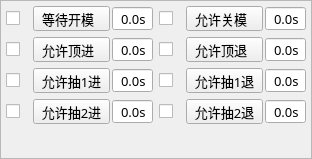
<?xml version="1.0" encoding="UTF-8"?>
<ui version="4.0">
 <class>FormBtnIMM</class>
 <widget class="QWidget" name="FormBtnIMM">
  <property name="geometry">
   <rect>
    <x>0</x>
    <y>0</y>
    <width>312</width>
    <height>159</height>
   </rect>
  </property>
  <property name="sizePolicy">
   <sizepolicy hsizetype="Preferred" vsizetype="Expanding">
    <horstretch>0</horstretch>
    <verstretch>0</verstretch>
   </sizepolicy>
  </property>
  <property name="minimumSize">
   <size>
    <width>312</width>
    <height>159</height>
   </size>
  </property>
  <property name="maximumSize">
   <size>
    <width>624</width>
    <height>318</height>
   </size>
  </property>
  <property name="sizeIncrement">
   <size>
    <width>0</width>
    <height>-1</height>
   </size>
  </property>
  <property name="font">
   <font>
    <family>微软雅黑</family>
    <pointsize>10</pointsize>
   </font>
  </property>
  <property name="windowTitle">
   <string notr="true">注塑机动作</string>
  </property>
  <layout class="QVBoxLayout" name="verticalLayoutForm">
   <property name="spacing">
    <number>0</number>
   </property>
   <property name="margin">
    <number>0</number>
   </property>
   <item>
    <widget class="QFrame" name="frameBtnImm">
     <property name="font">
      <font>
       <family>微软雅黑</family>
       <pointsize>10</pointsize>
      </font>
     </property>
     <property name="styleSheet">
      <string notr="true"/>
     </property>
     <property name="frameShape">
      <enum>QFrame::StyledPanel</enum>
     </property>
     <property name="frameShadow">
      <enum>QFrame::Sunken</enum>
     </property>
     <property name="IsMainArea" stdset="0">
      <bool>true</bool>
     </property>
     <layout class="QGridLayout" name="gridLayout">
      <property name="margin">
       <number>5</number>
      </property>
      <item row="0" column="0">
       <layout class="QHBoxLayout" name="horizontalLayout">
        <property name="spacing">
         <number>2</number>
        </property>
        <item>
         <widget class="QCheckBox" name="checkBoxEmo">
          <property name="minimumSize">
           <size>
            <width>25</width>
            <height>25</height>
           </size>
          </property>
          <property name="maximumSize">
           <size>
            <width>50</width>
            <height>50</height>
           </size>
          </property>
          <property name="font">
           <font>
            <family>微软雅黑</family>
            <pointsize>10</pointsize>
            <weight>50</weight>
            <bold>false</bold>
           </font>
          </property>
          <property name="layoutDirection">
           <enum>Qt::LeftToRight</enum>
          </property>
          <property name="text">
           <string/>
          </property>
          <property name="iconSize">
           <size>
            <width>32</width>
            <height>32</height>
           </size>
          </property>
         </widget>
        </item>
        <item>
         <widget class="xIndicatorButton" name="radioButton_emo">
          <property name="minimumSize">
           <size>
            <width>60</width>
            <height>25</height>
           </size>
          </property>
          <property name="maximumSize">
           <size>
            <width>16777215</width>
            <height>50</height>
           </size>
          </property>
          <property name="font">
           <font>
            <family>微软雅黑</family>
            <pointsize>10</pointsize>
            <weight>50</weight>
            <italic>false</italic>
            <bold>false</bold>
           </font>
          </property>
          <property name="text">
           <string>等待开模  </string>
          </property>
         </widget>
        </item>
        <item>
         <widget class="xDoubleSpinBox" name="BoxDelayEmo">
          <property name="minimumSize">
           <size>
            <width>40</width>
            <height>25</height>
           </size>
          </property>
          <property name="maximumSize">
           <size>
            <width>90</width>
            <height>50</height>
           </size>
          </property>
          <property name="font">
           <font>
            <family>微软雅黑</family>
            <pointsize>10</pointsize>
            <weight>50</weight>
            <italic>false</italic>
            <bold>false</bold>
           </font>
          </property>
          <property name="alignment">
           <set>Qt::AlignRight|Qt::AlignTrailing|Qt::AlignVCenter</set>
          </property>
          <property name="buttonSymbols">
           <enum>QAbstractSpinBox::NoButtons</enum>
          </property>
          <property name="suffix">
           <string>s</string>
          </property>
          <property name="decimals">
           <number>1</number>
          </property>
          <property name="maximum">
           <double>99.900000000000006</double>
          </property>
          <property name="singleStep">
           <double>0.100000000000000</double>
          </property>
         </widget>
        </item>
       </layout>
      </item>
      <item row="0" column="1">
       <layout class="QHBoxLayout" name="horizontalLayout_2">
        <property name="spacing">
         <number>2</number>
        </property>
        <item>
         <widget class="QCheckBox" name="checkBoxEmc">
          <property name="minimumSize">
           <size>
            <width>25</width>
            <height>25</height>
           </size>
          </property>
          <property name="maximumSize">
           <size>
            <width>50</width>
            <height>50</height>
           </size>
          </property>
          <property name="font">
           <font>
            <family>微软雅黑</family>
            <pointsize>10</pointsize>
            <weight>50</weight>
            <bold>false</bold>
           </font>
          </property>
          <property name="text">
           <string/>
          </property>
          <property name="iconSize">
           <size>
            <width>28</width>
            <height>28</height>
           </size>
          </property>
         </widget>
        </item>
        <item>
         <widget class="xIndicatorButton" name="radioButton_emc">
          <property name="minimumSize">
           <size>
            <width>60</width>
            <height>25</height>
           </size>
          </property>
          <property name="maximumSize">
           <size>
            <width>16777215</width>
            <height>50</height>
           </size>
          </property>
          <property name="font">
           <font>
            <family>微软雅黑</family>
            <pointsize>10</pointsize>
            <weight>50</weight>
            <italic>false</italic>
            <bold>false</bold>
           </font>
          </property>
          <property name="text">
           <string>允许关模  </string>
          </property>
         </widget>
        </item>
        <item>
         <widget class="xDoubleSpinBox" name="BoxDelayEmc">
          <property name="enabled">
           <bool>true</bool>
          </property>
          <property name="sizePolicy">
           <sizepolicy hsizetype="Fixed" vsizetype="Fixed">
            <horstretch>0</horstretch>
            <verstretch>0</verstretch>
           </sizepolicy>
          </property>
          <property name="minimumSize">
           <size>
            <width>40</width>
            <height>25</height>
           </size>
          </property>
          <property name="maximumSize">
           <size>
            <width>90</width>
            <height>50</height>
           </size>
          </property>
          <property name="font">
           <font>
            <family>微软雅黑</family>
            <pointsize>10</pointsize>
            <weight>50</weight>
            <italic>false</italic>
            <bold>false</bold>
           </font>
          </property>
          <property name="focusPolicy">
           <enum>Qt::ClickFocus</enum>
          </property>
          <property name="alignment">
           <set>Qt::AlignRight|Qt::AlignTrailing|Qt::AlignVCenter</set>
          </property>
          <property name="buttonSymbols">
           <enum>QAbstractSpinBox::NoButtons</enum>
          </property>
          <property name="specialValueText">
           <string notr="true"/>
          </property>
          <property name="keyboardTracking">
           <bool>false</bool>
          </property>
          <property name="suffix">
           <string notr="true">s</string>
          </property>
          <property name="decimals">
           <number>1</number>
          </property>
          <property name="maximum">
           <double>99.900000000000006</double>
          </property>
          <property name="singleStep">
           <double>0.100000000000000</double>
          </property>
          <property name="HasBtn" stdset="0">
           <bool>false</bool>
          </property>
         </widget>
        </item>
       </layout>
      </item>
      <item row="1" column="0">
       <layout class="QHBoxLayout" name="horizontalLayout_3">
        <property name="spacing">
         <number>2</number>
        </property>
        <item>
         <widget class="QCheckBox" name="checkBoxEef">
          <property name="minimumSize">
           <size>
            <width>25</width>
            <height>25</height>
           </size>
          </property>
          <property name="maximumSize">
           <size>
            <width>50</width>
            <height>50</height>
           </size>
          </property>
          <property name="font">
           <font>
            <family>微软雅黑</family>
            <pointsize>10</pointsize>
            <weight>50</weight>
            <bold>false</bold>
           </font>
          </property>
          <property name="text">
           <string/>
          </property>
          <property name="iconSize">
           <size>
            <width>28</width>
            <height>28</height>
           </size>
          </property>
         </widget>
        </item>
        <item>
         <widget class="xIndicatorButton" name="radioButton_eef">
          <property name="minimumSize">
           <size>
            <width>60</width>
            <height>25</height>
           </size>
          </property>
          <property name="maximumSize">
           <size>
            <width>16777215</width>
            <height>50</height>
           </size>
          </property>
          <property name="font">
           <font>
            <family>微软雅黑</family>
            <pointsize>10</pointsize>
            <weight>50</weight>
            <italic>false</italic>
            <bold>false</bold>
           </font>
          </property>
          <property name="text">
           <string>允许顶进  </string>
          </property>
          <property name="iconOn" stdset="0">
           <iconset resource="../xPad.qrc">
            <normaloff>:/img/widget/buttonOn.png</normaloff>:/img/widget/buttonOn.png</iconset>
          </property>
          <property name="iconOff" stdset="0">
           <iconset resource="../xPad.qrc">
            <normaloff>:/img/widget/buttonOff.png</normaloff>:/img/widget/buttonOff.png</iconset>
          </property>
         </widget>
        </item>
        <item>
         <widget class="xDoubleSpinBox" name="BoxDelayEef">
          <property name="enabled">
           <bool>true</bool>
          </property>
          <property name="sizePolicy">
           <sizepolicy hsizetype="Fixed" vsizetype="Fixed">
            <horstretch>0</horstretch>
            <verstretch>0</verstretch>
           </sizepolicy>
          </property>
          <property name="minimumSize">
           <size>
            <width>40</width>
            <height>25</height>
           </size>
          </property>
          <property name="maximumSize">
           <size>
            <width>90</width>
            <height>50</height>
           </size>
          </property>
          <property name="font">
           <font>
            <family>微软雅黑</family>
            <pointsize>10</pointsize>
            <weight>50</weight>
            <italic>false</italic>
            <bold>false</bold>
           </font>
          </property>
          <property name="focusPolicy">
           <enum>Qt::ClickFocus</enum>
          </property>
          <property name="alignment">
           <set>Qt::AlignRight|Qt::AlignTrailing|Qt::AlignVCenter</set>
          </property>
          <property name="buttonSymbols">
           <enum>QAbstractSpinBox::NoButtons</enum>
          </property>
          <property name="specialValueText">
           <string notr="true"/>
          </property>
          <property name="keyboardTracking">
           <bool>false</bool>
          </property>
          <property name="suffix">
           <string notr="true">s</string>
          </property>
          <property name="decimals">
           <number>1</number>
          </property>
          <property name="maximum">
           <double>99.900000000000006</double>
          </property>
          <property name="singleStep">
           <double>0.100000000000000</double>
          </property>
          <property name="HasBtn" stdset="0">
           <bool>false</bool>
          </property>
         </widget>
        </item>
       </layout>
      </item>
      <item row="1" column="1">
       <layout class="QHBoxLayout" name="horizontalLayout_4">
        <property name="spacing">
         <number>2</number>
        </property>
        <item>
         <widget class="QCheckBox" name="checkBoxEeb">
          <property name="minimumSize">
           <size>
            <width>25</width>
            <height>25</height>
           </size>
          </property>
          <property name="maximumSize">
           <size>
            <width>50</width>
            <height>50</height>
           </size>
          </property>
          <property name="font">
           <font>
            <family>微软雅黑</family>
            <pointsize>10</pointsize>
            <weight>50</weight>
            <bold>false</bold>
           </font>
          </property>
          <property name="text">
           <string/>
          </property>
          <property name="iconSize">
           <size>
            <width>28</width>
            <height>28</height>
           </size>
          </property>
         </widget>
        </item>
        <item>
         <widget class="xIndicatorButton" name="radioButton_eeb">
          <property name="minimumSize">
           <size>
            <width>60</width>
            <height>25</height>
           </size>
          </property>
          <property name="maximumSize">
           <size>
            <width>16777215</width>
            <height>50</height>
           </size>
          </property>
          <property name="font">
           <font>
            <family>微软雅黑</family>
            <pointsize>10</pointsize>
            <weight>50</weight>
            <italic>false</italic>
            <bold>false</bold>
           </font>
          </property>
          <property name="text">
           <string>允许顶退  </string>
          </property>
          <property name="iconOn" stdset="0">
           <iconset resource="../xPad.qrc">
            <normaloff>:/img/widget/buttonOn.png</normaloff>:/img/widget/buttonOn.png</iconset>
          </property>
          <property name="iconOff" stdset="0">
           <iconset resource="../xPad.qrc">
            <normaloff>:/img/widget/buttonOff.png</normaloff>:/img/widget/buttonOff.png</iconset>
          </property>
         </widget>
        </item>
        <item>
         <widget class="xDoubleSpinBox" name="BoxDelayEeb">
          <property name="enabled">
           <bool>true</bool>
          </property>
          <property name="sizePolicy">
           <sizepolicy hsizetype="Fixed" vsizetype="Fixed">
            <horstretch>0</horstretch>
            <verstretch>0</verstretch>
           </sizepolicy>
          </property>
          <property name="minimumSize">
           <size>
            <width>40</width>
            <height>25</height>
           </size>
          </property>
          <property name="maximumSize">
           <size>
            <width>90</width>
            <height>50</height>
           </size>
          </property>
          <property name="font">
           <font>
            <family>微软雅黑</family>
            <pointsize>10</pointsize>
            <weight>50</weight>
            <italic>false</italic>
            <bold>false</bold>
           </font>
          </property>
          <property name="focusPolicy">
           <enum>Qt::ClickFocus</enum>
          </property>
          <property name="alignment">
           <set>Qt::AlignRight|Qt::AlignTrailing|Qt::AlignVCenter</set>
          </property>
          <property name="buttonSymbols">
           <enum>QAbstractSpinBox::NoButtons</enum>
          </property>
          <property name="specialValueText">
           <string notr="true"/>
          </property>
          <property name="keyboardTracking">
           <bool>false</bool>
          </property>
          <property name="suffix">
           <string notr="true">s</string>
          </property>
          <property name="decimals">
           <number>1</number>
          </property>
          <property name="maximum">
           <double>99.900000000000006</double>
          </property>
          <property name="singleStep">
           <double>0.100000000000000</double>
          </property>
          <property name="HasBtn" stdset="0">
           <bool>false</bool>
          </property>
         </widget>
        </item>
       </layout>
      </item>
      <item row="2" column="0">
       <layout class="QHBoxLayout" name="horizontalLayout_5">
        <property name="spacing">
         <number>2</number>
        </property>
        <item>
         <widget class="QCheckBox" name="checkBoxC1p1">
          <property name="minimumSize">
           <size>
            <width>25</width>
            <height>25</height>
           </size>
          </property>
          <property name="maximumSize">
           <size>
            <width>50</width>
            <height>50</height>
           </size>
          </property>
          <property name="font">
           <font>
            <family>微软雅黑</family>
            <pointsize>10</pointsize>
            <weight>50</weight>
            <bold>false</bold>
           </font>
          </property>
          <property name="text">
           <string/>
          </property>
          <property name="iconSize">
           <size>
            <width>28</width>
            <height>28</height>
           </size>
          </property>
         </widget>
        </item>
        <item>
         <widget class="xIndicatorButton" name="radioButton_c1p1">
          <property name="minimumSize">
           <size>
            <width>60</width>
            <height>25</height>
           </size>
          </property>
          <property name="maximumSize">
           <size>
            <width>16777215</width>
            <height>50</height>
           </size>
          </property>
          <property name="font">
           <font>
            <family>微软雅黑</family>
            <pointsize>10</pointsize>
            <weight>50</weight>
            <italic>false</italic>
            <bold>false</bold>
           </font>
          </property>
          <property name="text">
           <string>允许抽1进</string>
          </property>
          <property name="iconOn" stdset="0">
           <iconset resource="../xPad.qrc">
            <normaloff>:/img/widget/buttonOn.png</normaloff>:/img/widget/buttonOn.png</iconset>
          </property>
          <property name="iconOff" stdset="0">
           <iconset resource="../xPad.qrc">
            <normaloff>:/img/widget/buttonOff.png</normaloff>:/img/widget/buttonOff.png</iconset>
          </property>
         </widget>
        </item>
        <item>
         <widget class="xDoubleSpinBox" name="BoxDelayC1p1">
          <property name="enabled">
           <bool>true</bool>
          </property>
          <property name="sizePolicy">
           <sizepolicy hsizetype="Fixed" vsizetype="Fixed">
            <horstretch>0</horstretch>
            <verstretch>0</verstretch>
           </sizepolicy>
          </property>
          <property name="minimumSize">
           <size>
            <width>40</width>
            <height>25</height>
           </size>
          </property>
          <property name="maximumSize">
           <size>
            <width>90</width>
            <height>50</height>
           </size>
          </property>
          <property name="font">
           <font>
            <family>微软雅黑</family>
            <pointsize>10</pointsize>
            <weight>50</weight>
            <italic>false</italic>
            <bold>false</bold>
           </font>
          </property>
          <property name="focusPolicy">
           <enum>Qt::ClickFocus</enum>
          </property>
          <property name="alignment">
           <set>Qt::AlignRight|Qt::AlignTrailing|Qt::AlignVCenter</set>
          </property>
          <property name="buttonSymbols">
           <enum>QAbstractSpinBox::NoButtons</enum>
          </property>
          <property name="specialValueText">
           <string notr="true"/>
          </property>
          <property name="keyboardTracking">
           <bool>false</bool>
          </property>
          <property name="suffix">
           <string notr="true">s</string>
          </property>
          <property name="decimals">
           <number>1</number>
          </property>
          <property name="maximum">
           <double>99.900000000000006</double>
          </property>
          <property name="singleStep">
           <double>0.100000000000000</double>
          </property>
          <property name="HasBtn" stdset="0">
           <bool>false</bool>
          </property>
         </widget>
        </item>
       </layout>
      </item>
      <item row="2" column="1">
       <layout class="QHBoxLayout" name="horizontalLayout_6">
        <property name="spacing">
         <number>2</number>
        </property>
        <item>
         <widget class="QCheckBox" name="checkBoxC1p2">
          <property name="minimumSize">
           <size>
            <width>25</width>
            <height>25</height>
           </size>
          </property>
          <property name="maximumSize">
           <size>
            <width>50</width>
            <height>50</height>
           </size>
          </property>
          <property name="font">
           <font>
            <family>微软雅黑</family>
            <pointsize>10</pointsize>
            <weight>50</weight>
            <bold>false</bold>
           </font>
          </property>
          <property name="text">
           <string/>
          </property>
          <property name="iconSize">
           <size>
            <width>28</width>
            <height>28</height>
           </size>
          </property>
         </widget>
        </item>
        <item>
         <widget class="xIndicatorButton" name="radioButton_c1p2">
          <property name="minimumSize">
           <size>
            <width>60</width>
            <height>25</height>
           </size>
          </property>
          <property name="maximumSize">
           <size>
            <width>16777215</width>
            <height>50</height>
           </size>
          </property>
          <property name="font">
           <font>
            <family>微软雅黑</family>
            <pointsize>10</pointsize>
            <weight>50</weight>
            <italic>false</italic>
            <bold>false</bold>
           </font>
          </property>
          <property name="text">
           <string>允许抽1退</string>
          </property>
          <property name="iconOn" stdset="0">
           <iconset resource="../xPad.qrc">
            <normaloff>:/img/widget/buttonOn.png</normaloff>:/img/widget/buttonOn.png</iconset>
          </property>
          <property name="iconOff" stdset="0">
           <iconset resource="../xPad.qrc">
            <normaloff>:/img/widget/buttonOff.png</normaloff>:/img/widget/buttonOff.png</iconset>
          </property>
         </widget>
        </item>
        <item>
         <widget class="xDoubleSpinBox" name="BoxDelayC1p2">
          <property name="enabled">
           <bool>true</bool>
          </property>
          <property name="sizePolicy">
           <sizepolicy hsizetype="Fixed" vsizetype="Fixed">
            <horstretch>0</horstretch>
            <verstretch>0</verstretch>
           </sizepolicy>
          </property>
          <property name="minimumSize">
           <size>
            <width>40</width>
            <height>25</height>
           </size>
          </property>
          <property name="maximumSize">
           <size>
            <width>90</width>
            <height>50</height>
           </size>
          </property>
          <property name="font">
           <font>
            <family>微软雅黑</family>
            <pointsize>10</pointsize>
            <weight>50</weight>
            <italic>false</italic>
            <bold>false</bold>
           </font>
          </property>
          <property name="focusPolicy">
           <enum>Qt::ClickFocus</enum>
          </property>
          <property name="alignment">
           <set>Qt::AlignRight|Qt::AlignTrailing|Qt::AlignVCenter</set>
          </property>
          <property name="buttonSymbols">
           <enum>QAbstractSpinBox::NoButtons</enum>
          </property>
          <property name="specialValueText">
           <string notr="true"/>
          </property>
          <property name="keyboardTracking">
           <bool>false</bool>
          </property>
          <property name="suffix">
           <string notr="true">s</string>
          </property>
          <property name="decimals">
           <number>1</number>
          </property>
          <property name="maximum">
           <double>99.900000000000006</double>
          </property>
          <property name="singleStep">
           <double>0.100000000000000</double>
          </property>
          <property name="HasBtn" stdset="0">
           <bool>false</bool>
          </property>
         </widget>
        </item>
       </layout>
      </item>
      <item row="3" column="0">
       <layout class="QHBoxLayout" name="horizontalLayout_7">
        <property name="spacing">
         <number>2</number>
        </property>
        <item>
         <widget class="QCheckBox" name="checkBoxC2p1">
          <property name="minimumSize">
           <size>
            <width>25</width>
            <height>25</height>
           </size>
          </property>
          <property name="maximumSize">
           <size>
            <width>50</width>
            <height>50</height>
           </size>
          </property>
          <property name="font">
           <font>
            <family>微软雅黑</family>
            <pointsize>10</pointsize>
            <weight>50</weight>
            <bold>false</bold>
           </font>
          </property>
          <property name="text">
           <string/>
          </property>
          <property name="iconSize">
           <size>
            <width>28</width>
            <height>28</height>
           </size>
          </property>
         </widget>
        </item>
        <item>
         <widget class="xIndicatorButton" name="radioButton_c2p1">
          <property name="minimumSize">
           <size>
            <width>60</width>
            <height>25</height>
           </size>
          </property>
          <property name="maximumSize">
           <size>
            <width>16777215</width>
            <height>50</height>
           </size>
          </property>
          <property name="font">
           <font>
            <family>微软雅黑</family>
            <pointsize>10</pointsize>
            <weight>50</weight>
            <italic>false</italic>
            <bold>false</bold>
           </font>
          </property>
          <property name="text">
           <string>允许抽2进</string>
          </property>
          <property name="iconOn" stdset="0">
           <iconset resource="../xPad.qrc">
            <normaloff>:/img/widget/buttonOn.png</normaloff>:/img/widget/buttonOn.png</iconset>
          </property>
          <property name="iconOff" stdset="0">
           <iconset resource="../xPad.qrc">
            <normaloff>:/img/widget/buttonOff.png</normaloff>:/img/widget/buttonOff.png</iconset>
          </property>
         </widget>
        </item>
        <item>
         <widget class="xDoubleSpinBox" name="BoxDelayC2p1">
          <property name="enabled">
           <bool>true</bool>
          </property>
          <property name="sizePolicy">
           <sizepolicy hsizetype="Fixed" vsizetype="Fixed">
            <horstretch>0</horstretch>
            <verstretch>0</verstretch>
           </sizepolicy>
          </property>
          <property name="minimumSize">
           <size>
            <width>40</width>
            <height>25</height>
           </size>
          </property>
          <property name="maximumSize">
           <size>
            <width>90</width>
            <height>50</height>
           </size>
          </property>
          <property name="font">
           <font>
            <family>微软雅黑</family>
            <pointsize>10</pointsize>
            <weight>50</weight>
            <italic>false</italic>
            <bold>false</bold>
           </font>
          </property>
          <property name="focusPolicy">
           <enum>Qt::ClickFocus</enum>
          </property>
          <property name="alignment">
           <set>Qt::AlignRight|Qt::AlignTrailing|Qt::AlignVCenter</set>
          </property>
          <property name="buttonSymbols">
           <enum>QAbstractSpinBox::NoButtons</enum>
          </property>
          <property name="specialValueText">
           <string notr="true"/>
          </property>
          <property name="keyboardTracking">
           <bool>false</bool>
          </property>
          <property name="suffix">
           <string notr="true">s</string>
          </property>
          <property name="decimals">
           <number>1</number>
          </property>
          <property name="maximum">
           <double>99.900000000000006</double>
          </property>
          <property name="singleStep">
           <double>0.100000000000000</double>
          </property>
          <property name="HasBtn" stdset="0">
           <bool>false</bool>
          </property>
         </widget>
        </item>
       </layout>
      </item>
      <item row="3" column="1">
       <layout class="QHBoxLayout" name="horizontalLayout_8">
        <property name="spacing">
         <number>2</number>
        </property>
        <item>
         <widget class="QCheckBox" name="checkBoxC2p2">
          <property name="minimumSize">
           <size>
            <width>25</width>
            <height>25</height>
           </size>
          </property>
          <property name="maximumSize">
           <size>
            <width>50</width>
            <height>50</height>
           </size>
          </property>
          <property name="font">
           <font>
            <family>微软雅黑</family>
            <pointsize>10</pointsize>
            <weight>50</weight>
            <bold>false</bold>
           </font>
          </property>
          <property name="text">
           <string/>
          </property>
          <property name="iconSize">
           <size>
            <width>28</width>
            <height>28</height>
           </size>
          </property>
         </widget>
        </item>
        <item>
         <widget class="xIndicatorButton" name="radioButton_c2p2">
          <property name="minimumSize">
           <size>
            <width>60</width>
            <height>25</height>
           </size>
          </property>
          <property name="maximumSize">
           <size>
            <width>16777215</width>
            <height>50</height>
           </size>
          </property>
          <property name="font">
           <font>
            <family>微软雅黑</family>
            <pointsize>10</pointsize>
            <weight>50</weight>
            <italic>false</italic>
            <bold>false</bold>
           </font>
          </property>
          <property name="text">
           <string>允许抽2退</string>
          </property>
          <property name="iconOn" stdset="0">
           <iconset resource="../xPad.qrc">
            <normaloff>:/img/widget/buttonOn.png</normaloff>:/img/widget/buttonOn.png</iconset>
          </property>
          <property name="iconOff" stdset="0">
           <iconset resource="../xPad.qrc">
            <normaloff>:/img/widget/buttonOff.png</normaloff>:/img/widget/buttonOff.png</iconset>
          </property>
         </widget>
        </item>
        <item>
         <widget class="xDoubleSpinBox" name="BoxDelayC2p2">
          <property name="enabled">
           <bool>true</bool>
          </property>
          <property name="sizePolicy">
           <sizepolicy hsizetype="Fixed" vsizetype="Fixed">
            <horstretch>0</horstretch>
            <verstretch>0</verstretch>
           </sizepolicy>
          </property>
          <property name="minimumSize">
           <size>
            <width>40</width>
            <height>25</height>
           </size>
          </property>
          <property name="maximumSize">
           <size>
            <width>90</width>
            <height>50</height>
           </size>
          </property>
          <property name="font">
           <font>
            <family>微软雅黑</family>
            <pointsize>10</pointsize>
            <weight>50</weight>
            <italic>false</italic>
            <bold>false</bold>
           </font>
          </property>
          <property name="focusPolicy">
           <enum>Qt::ClickFocus</enum>
          </property>
          <property name="alignment">
           <set>Qt::AlignRight|Qt::AlignTrailing|Qt::AlignVCenter</set>
          </property>
          <property name="buttonSymbols">
           <enum>QAbstractSpinBox::NoButtons</enum>
          </property>
          <property name="specialValueText">
           <string notr="true"/>
          </property>
          <property name="keyboardTracking">
           <bool>false</bool>
          </property>
          <property name="suffix">
           <string notr="true">s</string>
          </property>
          <property name="decimals">
           <number>1</number>
          </property>
          <property name="maximum">
           <double>99.900000000000006</double>
          </property>
          <property name="singleStep">
           <double>0.100000000000000</double>
          </property>
          <property name="HasBtn" stdset="0">
           <bool>false</bool>
          </property>
         </widget>
        </item>
       </layout>
      </item>
      <item row="4" column="0" colspan="2">
       <spacer name="verticalSpacer">
        <property name="orientation">
         <enum>Qt::Vertical</enum>
        </property>
        <property name="sizeHint" stdset="0">
         <size>
          <width>428</width>
          <height>78</height>
         </size>
        </property>
       </spacer>
      </item>
     </layout>
    </widget>
   </item>
  </layout>
 </widget>
 <customwidgets>
  <customwidget>
   <class>xDoubleSpinBox</class>
   <extends>QDoubleSpinBox</extends>
   <header>xdoublespinbox.h</header>
   <slots>
    <signal>clicked()</signal>
   </slots>
  </customwidget>
  <customwidget>
   <class>xIndicatorButton</class>
   <extends>QPushButton</extends>
   <header>xindicatorbutton.h</header>
  </customwidget>
 </customwidgets>
 <resources>
  <include location="../xPad.qrc"/>
 </resources>
 <connections>
  <connection>
   <sender>BoxDelayC1p1</sender>
   <signal>clicked()</signal>
   <receiver>FormBtnIMM</receiver>
   <slot>inputDelayC1p1()</slot>
   <hints>
    <hint type="sourcelabel">
     <x>193</x>
     <y>203</y>
    </hint>
    <hint type="destinationlabel">
     <x>120</x>
     <y>172</y>
    </hint>
   </hints>
  </connection>
  <connection>
   <sender>BoxDelayC1p2</sender>
   <signal>clicked()</signal>
   <receiver>FormBtnIMM</receiver>
   <slot>inputDelayC1p2()</slot>
   <hints>
    <hint type="sourcelabel">
     <x>193</x>
     <y>239</y>
    </hint>
    <hint type="destinationlabel">
     <x>120</x>
     <y>172</y>
    </hint>
   </hints>
  </connection>
  <connection>
   <sender>BoxDelayC2p1</sender>
   <signal>clicked()</signal>
   <receiver>FormBtnIMM</receiver>
   <slot>inputDelayC2p1()</slot>
   <hints>
    <hint type="sourcelabel">
     <x>193</x>
     <y>275</y>
    </hint>
    <hint type="destinationlabel">
     <x>120</x>
     <y>172</y>
    </hint>
   </hints>
  </connection>
  <connection>
   <sender>BoxDelayC2p2</sender>
   <signal>clicked()</signal>
   <receiver>FormBtnIMM</receiver>
   <slot>inputDelayC2p2()</slot>
   <hints>
    <hint type="sourcelabel">
     <x>193</x>
     <y>311</y>
    </hint>
    <hint type="destinationlabel">
     <x>120</x>
     <y>172</y>
    </hint>
   </hints>
  </connection>
  <connection>
   <sender>BoxDelayEeb</sender>
   <signal>clicked()</signal>
   <receiver>FormBtnIMM</receiver>
   <slot>inputDelayEeb()</slot>
   <hints>
    <hint type="sourcelabel">
     <x>193</x>
     <y>167</y>
    </hint>
    <hint type="destinationlabel">
     <x>120</x>
     <y>172</y>
    </hint>
   </hints>
  </connection>
  <connection>
   <sender>BoxDelayEef</sender>
   <signal>clicked()</signal>
   <receiver>FormBtnIMM</receiver>
   <slot>inputDelayEef()</slot>
   <hints>
    <hint type="sourcelabel">
     <x>193</x>
     <y>131</y>
    </hint>
    <hint type="destinationlabel">
     <x>120</x>
     <y>172</y>
    </hint>
   </hints>
  </connection>
  <connection>
   <sender>BoxDelayEmc</sender>
   <signal>clicked()</signal>
   <receiver>FormBtnIMM</receiver>
   <slot>inputDelayEmc()</slot>
   <hints>
    <hint type="sourcelabel">
     <x>193</x>
     <y>95</y>
    </hint>
    <hint type="destinationlabel">
     <x>120</x>
     <y>172</y>
    </hint>
   </hints>
  </connection>
  <connection>
   <sender>BoxDelayEmo</sender>
   <signal>clicked()</signal>
   <receiver>FormBtnIMM</receiver>
   <slot>inputDelayEmo()</slot>
   <hints>
    <hint type="sourcelabel">
     <x>192</x>
     <y>59</y>
    </hint>
    <hint type="destinationlabel">
     <x>120</x>
     <y>172</y>
    </hint>
   </hints>
  </connection>
  <connection>
   <sender>radioButton_c1p1</sender>
   <signal>clicked()</signal>
   <receiver>FormBtnIMM</receiver>
   <slot>btnC1p1clicked()</slot>
   <hints>
    <hint type="sourcelabel">
     <x>92</x>
     <y>203</y>
    </hint>
    <hint type="destinationlabel">
     <x>120</x>
     <y>172</y>
    </hint>
   </hints>
  </connection>
  <connection>
   <sender>radioButton_c1p2</sender>
   <signal>clicked()</signal>
   <receiver>FormBtnIMM</receiver>
   <slot>btnC1p2clicked()</slot>
   <hints>
    <hint type="sourcelabel">
     <x>92</x>
     <y>239</y>
    </hint>
    <hint type="destinationlabel">
     <x>120</x>
     <y>172</y>
    </hint>
   </hints>
  </connection>
  <connection>
   <sender>radioButton_c2p1</sender>
   <signal>clicked()</signal>
   <receiver>FormBtnIMM</receiver>
   <slot>btnC2p1clicked()</slot>
   <hints>
    <hint type="sourcelabel">
     <x>92</x>
     <y>275</y>
    </hint>
    <hint type="destinationlabel">
     <x>120</x>
     <y>172</y>
    </hint>
   </hints>
  </connection>
  <connection>
   <sender>radioButton_c2p2</sender>
   <signal>clicked()</signal>
   <receiver>FormBtnIMM</receiver>
   <slot>btnC2p2clicked()</slot>
   <hints>
    <hint type="sourcelabel">
     <x>92</x>
     <y>311</y>
    </hint>
    <hint type="destinationlabel">
     <x>120</x>
     <y>172</y>
    </hint>
   </hints>
  </connection>
  <connection>
   <sender>radioButton_eeb</sender>
   <signal>clicked()</signal>
   <receiver>FormBtnIMM</receiver>
   <slot>btnEebclicked()</slot>
   <hints>
    <hint type="sourcelabel">
     <x>92</x>
     <y>167</y>
    </hint>
    <hint type="destinationlabel">
     <x>120</x>
     <y>172</y>
    </hint>
   </hints>
  </connection>
  <connection>
   <sender>radioButton_eef</sender>
   <signal>clicked()</signal>
   <receiver>FormBtnIMM</receiver>
   <slot>btnEefclicked()</slot>
   <hints>
    <hint type="sourcelabel">
     <x>92</x>
     <y>131</y>
    </hint>
    <hint type="destinationlabel">
     <x>120</x>
     <y>172</y>
    </hint>
   </hints>
  </connection>
 </connections>
 <slots>
  <slot>inputDelayEmo()</slot>
  <slot>inputDelayEmc()</slot>
  <slot>inputDelayEef()</slot>
  <slot>inputDelayEeb()</slot>
  <slot>inputDelayC1p1()</slot>
  <slot>inputDelayC1p2()</slot>
  <slot>inputDelayC2p1()</slot>
  <slot>inputDelayC2p2()</slot>
  <slot>btnEefclicked()</slot>
  <slot>btnEebclicked()</slot>
  <slot>btnC1p1clicked()</slot>
  <slot>btnC1p2clicked()</slot>
  <slot>btnC2p1clicked()</slot>
  <slot>btnC2p2clicked()</slot>
 </slots>
</ui>
